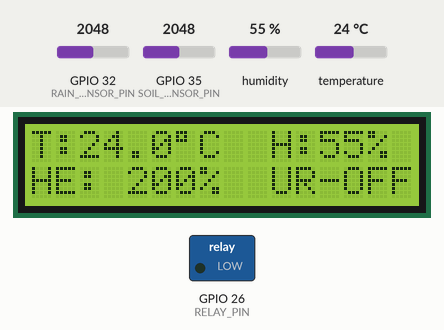
This program was run on a simulated ESP32. On the bench: 16×2 character LCD, switched loads named in the program (green lamp = pin HIGH). Inputs (shaded band) come from the test bench; at power-on: GPIO 32 (RAIN_SENSOR_PIN) = 2048, humidity 55 %, GPIO 35 (SOIL_SENSOR_PIN) = 2048, temperature 24 °C. What the program prints to the serial monitor is not drawn.

Above: at 2.2 s.
2.3 s: GPIO 32 (RAIN_SENSOR_PIN) set to 1929
At 4.0 s:
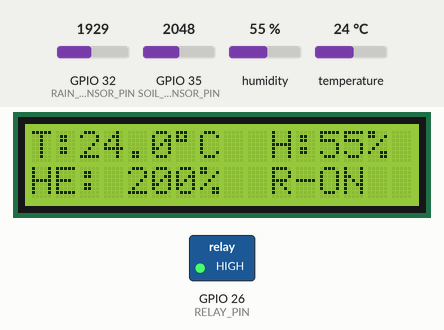
5.1 s: humidity set to 22 %
At 6.4 s:
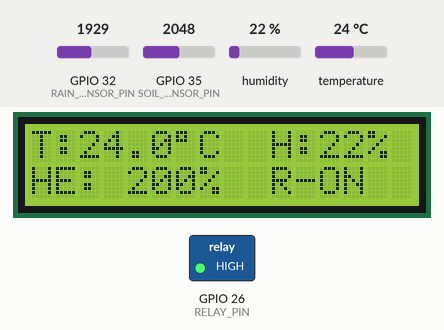
7.9 s: GPIO 35 (SOIL_SENSOR_PIN) set to 1960
At 9.9 s:
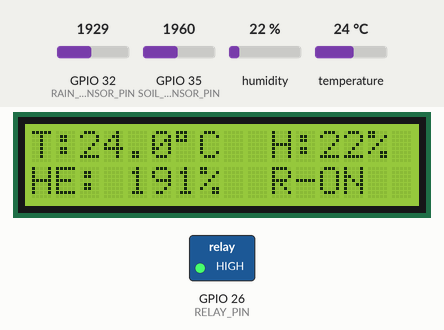
10.8 s: temperature set to 12 °C
At 12.3 s:
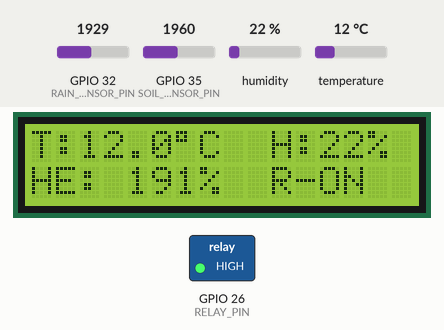
13.6 s: GPIO 35 (SOIL_SENSOR_PIN) set to 2040
At 15.9 s:
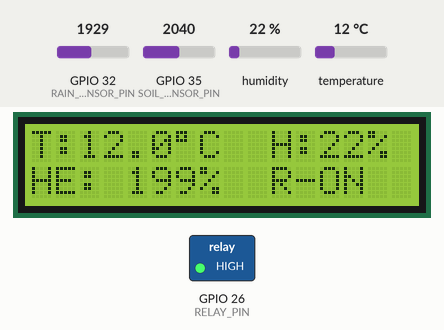
17.0 s: GPIO 32 (RAIN_SENSOR_PIN) set to 2040
At 18.3 s:
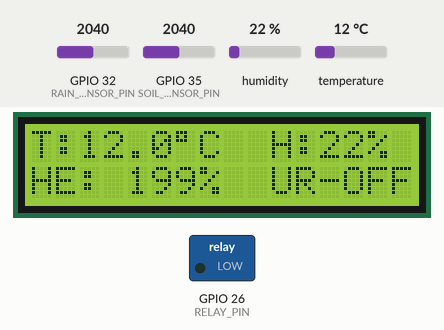
Timing chart, 0 to 20.0 s (numbered marks = the images above; inputs shaded):
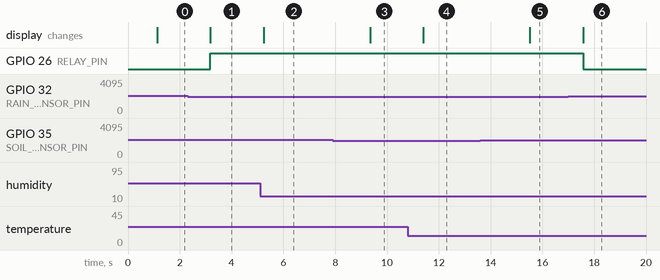

Measured:
- the behaviour switches between 2000 and 1999 on GPIO 32 (RAIN_SENSOR_PIN) (found by bisection; images 0 and 1)
- after the input at 2.3 s, GPIO 26 (RELAY_PIN): LOW → HIGH after 0.88 s; the display: changes after 0.88 s (image 1)
- after the input at 5.1 s, the display: changes after 0.13 s (image 2)
- after the input at 7.9 s, the display: changes after 1.4 s (image 3)
- after the input at 10.8 s, the display: changes after 0.60 s (image 4)
- after the input at 13.6 s, the display: changes after 1.9 s (image 5)
- after the input at 17.0 s, GPIO 26 (RELAY_PIN): HIGH → LOW after 0.57 s; the display: changes after 0.57 s (image 6)

The program:

main.cpp
```cpp
#include <Arduino.h>
#include <Wire.h>
#include <LiquidCrystal_I2C.h>
#include "DHT.h"

// Cấu hình các chân
#define DHTPIN 14              // Chân DATA của DHT11
#define DHTTYPE DHT11          // Loại cảm biến
#define RAIN_SENSOR_PIN 32     // Cảm biến mưa (AO)
#define SOIL_SENSOR_PIN 35     // Cảm biến độ ẩm đất (AO)
#define RELAY_PIN 26           // Relay điều khiển
#define RAIN_THRESHOLD 2000    // Ngưỡng mưa (giá trị ADC)

// Khởi tạo cảm biến và LCD
DHT dht(DHTPIN, DHTTYPE);
LiquidCrystal_I2C lcd(0x27, 16, 2);  // Địa chỉ LCD: 0x27 hoặc 0x3F

void setup() {
  Serial.begin(115200);
  delay(1000);  // Chờ ổn định

  Wire.begin(21, 22);       // Khởi động I2C với SDA = 21, SCL = 22
  lcd.begin(16, 2);         // Khởi tạo LCD với đúng kích thước
  lcd.backlight();          // Bật đèn nền

  dht.begin();              // Khởi động DHT
  pinMode(RAIN_SENSOR_PIN, INPUT);
  pinMode(SOIL_SENSOR_PIN, INPUT);
  pinMode(RELAY_PIN, OUTPUT);
  digitalWrite(RELAY_PIN, LOW); // Relay mặc định tắt
}

void loop() {
  float temperature = dht.readTemperature();
  float humidity = dht.readHumidity();
  int rainValue = analogRead(RAIN_SENSOR_PIN);
  int soilValue = analogRead(SOIL_SENSOR_PIN);
  float soilPercent = map(soilValue, 0, 1023, 0, 100);
  //soilPercent = constrain(soilPercent, 0, 100);

  Serial.println("----- Data -----");

  lcd.clear();

  if (isnan(temperature) || isnan(humidity)) {
    Serial.println(" DHT11 error");
    lcd.setCursor(0, 0);
    lcd.print(" DHT11 error!");
  } else {
    Serial.printf(" Temperature: %.1f C\n", temperature);
    Serial.printf(" Humidity: %.0f %%\n", humidity);

    lcd.setCursor(0, 0);
    lcd.print("T:");
    lcd.print(temperature, 1);
    lcd.print((char)223); //  độ °
    lcd.print("C  ");
    lcd.print("H:");
    lcd.print(humidity, 0);
    lcd.print("%");
  }

  Serial.printf(" Rain sensor: %.d \n", rainValue);
  Serial.printf(" Soil moisture: %.0f %%\n", soilPercent);

  lcd.setCursor(0, 1);
  lcd.print("HE: ");
  lcd.print(soilPercent, 0);
  lcd.print("%  ");
  if (rainValue < RAIN_THRESHOLD) {
    lcd.print("R-ON ");
    Serial.println(" Rain : On Relay");
    digitalWrite(RELAY_PIN, HIGH);
  } else {
    lcd.print("UR-OFF");
    Serial.println(" UnRain : Off Relay");
    digitalWrite(RELAY_PIN, LOW);
  }

  Serial.println("----------------------------");
  delay(2000);
}
 
```
